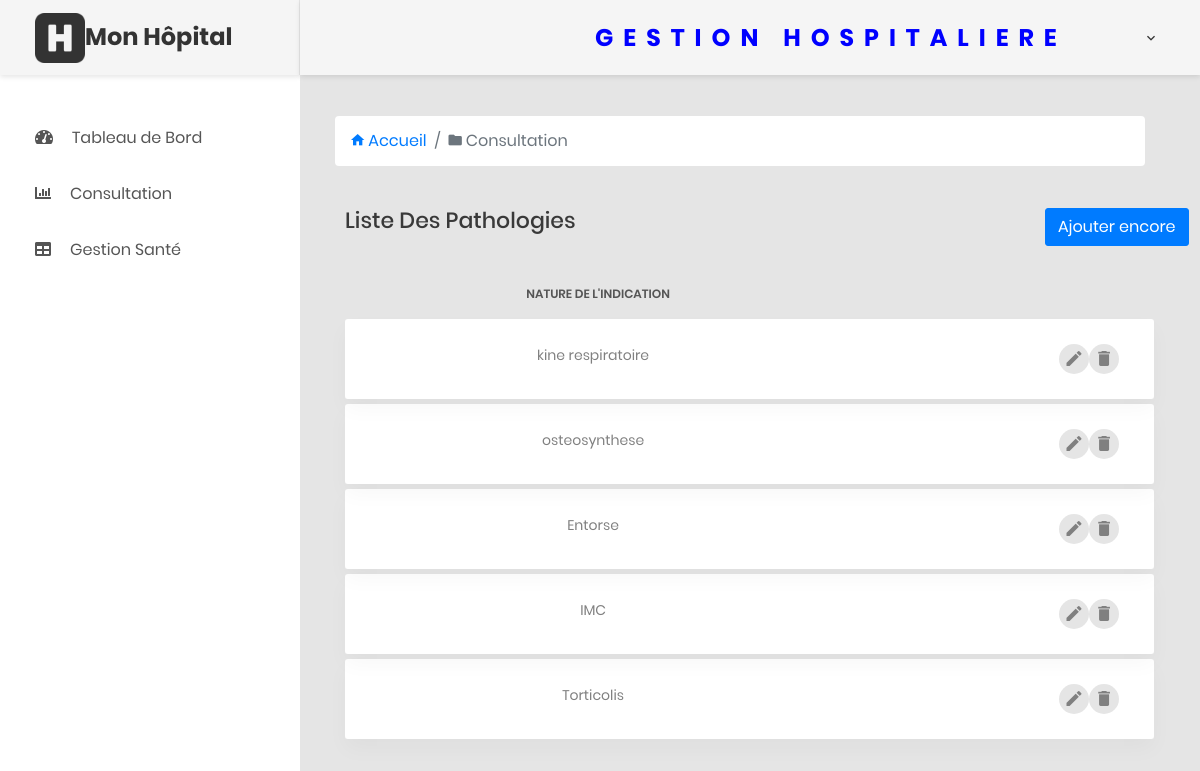
The page /gestion/?action=allIndication on the database its author committed.
### tables this page shows
CREATE TABLE `indication` (
  `id_Indication` int(10) UNSIGNED NOT NULL,
  `libelle_Indication` varchar(255) NOT NULL
);

### modele/requetes.php (called while the page is built, shortened)
<?php
Class Requetes
{
    private $base;
    private $hostName;
    private $baseName;
    private $userName;
    private $password;
    public function __construct($hostName, $baseName, $userName, $password){
    $this->hostName = $hostName;
            $this->baseName = $baseName;
            $this->userName = $userName;
            $this->password = $password;
    }
        private function connect(){
            try{
                    $this->base = new PDO('mysql:host='.$this->hostName.';dbname='.$this->baseName.';charset=utf8',$this->userName,$this->password);
                    $this->base->setAttribute(PDO::ATTR_ERRMODE, PDO::ERRMODE_EXCEPTION);
            }catch(Exception $e){
                    echo "Erreur de connexion à la base de données";
            }
        }
        private function select($req, $params, $methode=PDO::FETCH_NAMED){
            $req = $this->base->prepare($req);
            $req->execute($params);
            return $req->fetchall($methode);
        }
         public function getIndications(){
            $req = 'select * from indication order by id_Indication desc';
            $params = array();
            return $this->select($req,$params);
        }
}
?>

### gestion/vues/allIndication.php (the view, shortened to what this page needs)
<!DOCTYPE html>
<html lang="en">
<head>
    <link href="../css/font-face.css" rel="stylesheet" media="all">
    <link href="../vendor/font-awesome-4.7/css/font-awesome.min.css" rel="stylesheet" media="all">
    <link href="../vendor/font-awesome-5/css/fontawesome-all.min.css" rel="stylesheet" media="all">
    <link href="../vendor/mdi-font/css/material-design-iconic-font.min.css" rel="stylesheet" media="all">
    <link href="../vendor/bootstrap-4.1/bootstrap.min.css" rel="stylesheet" media="all">
    <link href="../vendor/animsition/animsition.min.css" rel="stylesheet" media="all">
    <link href="../vendor/bootstrap-progressbar/bootstrap-progressbar-3.3.4.min.css" rel="stylesheet" media="all">
    <link href="../vendor/wow/animate.css" rel="stylesheet" media="all">
    <link href="../vendor/css-hamburgers/hamburgers.min.css" rel="stylesheet" media="all">
    <link href="../vendor/slick/slick.css" rel="stylesheet" media="all">
    <link href="../vendor/select2/select2.min.css" rel="stylesheet" media="all">
    <link href="../vendor/perfect-scrollbar/perfect-scrollbar.css" rel="stylesheet" media="all">
    <link href="../css/theme.css" rel="stylesheet" media="all">
    <link href="../css/style.css" rel="stylesheet" media="all">
</head>
<body class="animsition">
    <div class="page-wrapper">
        <?php require '../global/menuTop.php' ?>
        <div class="page-container">
        <?php require '../global/menuSide.php' ?>
           <div class="main-content">
                <div class="section__content section__content--p30">
                    <div class="container-fluid">
                        <div class="row">
                            <div class="col-md-12" style="margin-left: -10px;">
                                <nav aria-label="breadcrumb" >
                                    <ol class="breadcrumb" style="background-color: white;">
                                        <li class="breadcrumb-item"><a href="../?road=accueil" title="Revenir au tableau de bord"><i class="zmdi zmdi-home"></i> Accueil</a></li>
                                        <li class="breadcrumb-item active" aria-current="page"><i class="zmdi zmdi-folder"></i> Consultation</li>
                                    </ol>
                                </nav>
                            </div>
                        </div>
                        <br>
                        <div class="row">
                            <div class="col-md-12">
                                <div class="row">
                                    <div class="col-md-6"><h3 class="title-5 m-b-35">Liste des Pathologies</h3></div>
                                    <div class="col-md-2 offset-4"><button class="btn btn-primary"><a href="./?action=ajoutIndication" style="color: white">Ajouter encore</a></button></div>
                                </div>
                                <div class="table-responsive table-responsive-data2">
                                    <table class="table table-data2">
                                        <thead>
                                            <tr>
                                                <th>Nature de l'indication</th>
                                            </tr>
                                        </thead>
                                        <tbody>
                                            <?php
                                                foreach ($indications as $key => $indication) {
                                            ?>
                                            <tr class="tr-shadow">
                                                <td><?= $indication['libelle_Indication'] ?></td>
                                                <td>
                                                    <div class="table-data-feature">
                                                        <a href="./?action=editIndication&indication=<?= $indication['id_Indication'] ?>"><button class="item" data-toggle="tooltip" data-placement="top" title="Editer">
                                                            <i class="zmdi zmdi-edit"></i>
                                                        </button></a>
                                                        <a href="./?action=deleteIndication&indication=<?= $indication['id_Indication'] ?>"><button class="item" data-toggle="tooltip" data-placement="top" title="Supprimer">
                                                            <i class="zmdi zmdi-delete"></i>
                                                        </button></a>
                                                    </div>
                                                </td>
                                            </tr>
                                            <tr class="spacer"></tr>
                                            <?php
                                                }
                                            ?>
                                        </tbody>
                                    </table>
                                </div>
                            </div>
                        </div>
        </div>
    </div>
</body>
</html>

### css/style.css (style rules this page uses)
td { text-align: center; }
tr th { font-size: 20px; text-align: center; }

### rows shown on the page
indication: libelle_Indication "kine respiratoire"
indication: libelle_Indication "osteosynthese"
indication: libelle_Indication "Entorse"
indication: libelle_Indication "IMC"
indication: libelle_Indication "Torticolis"
